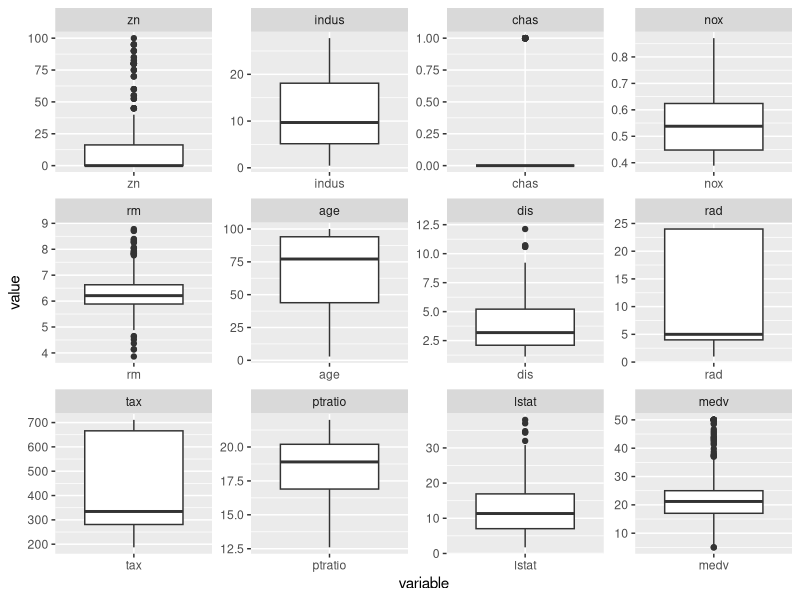
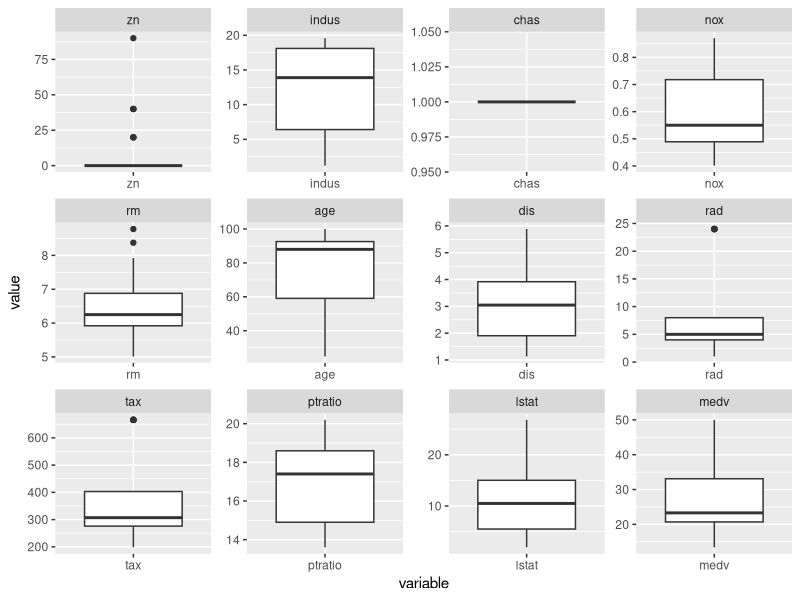
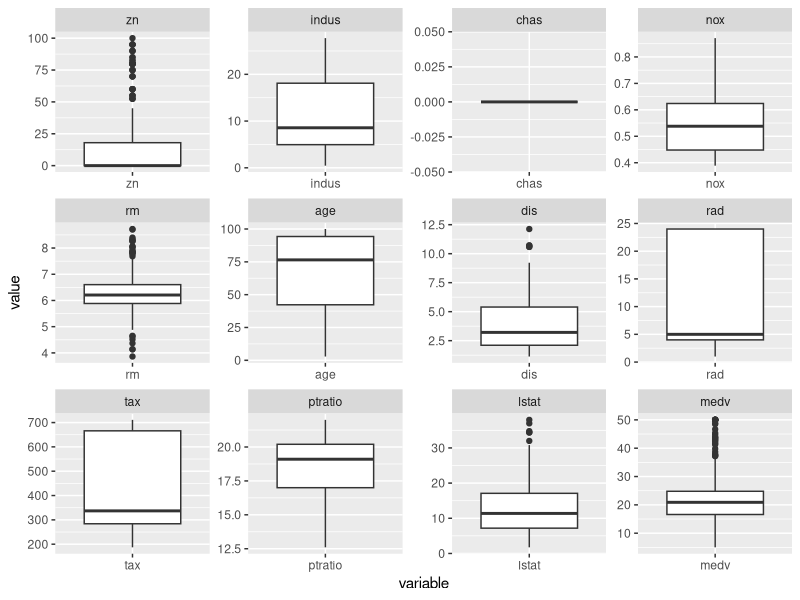
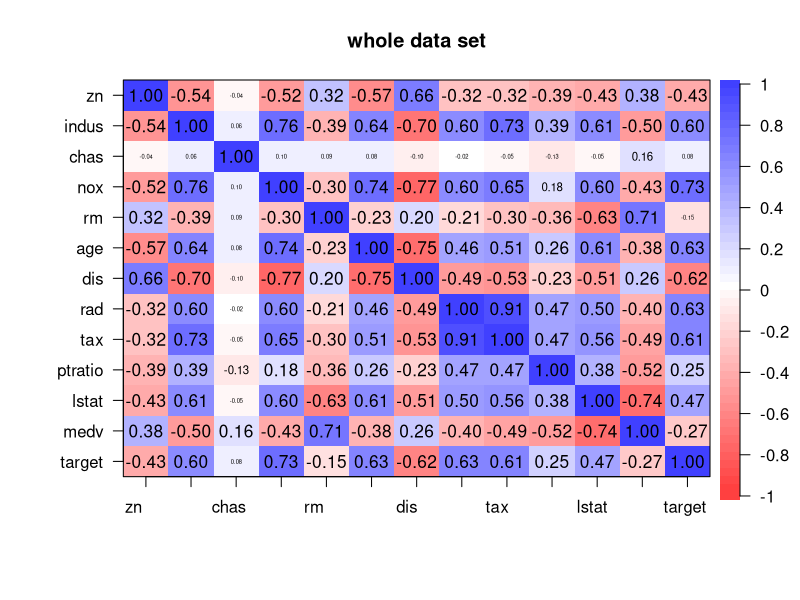
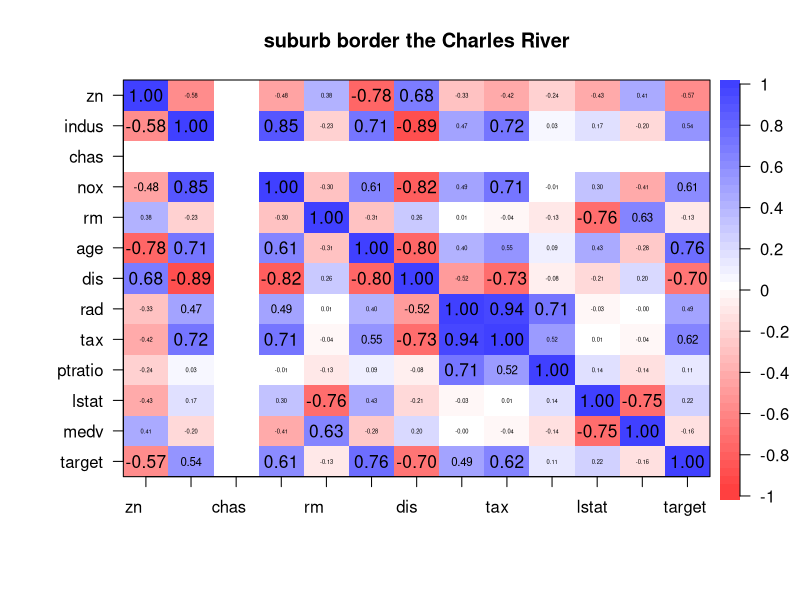
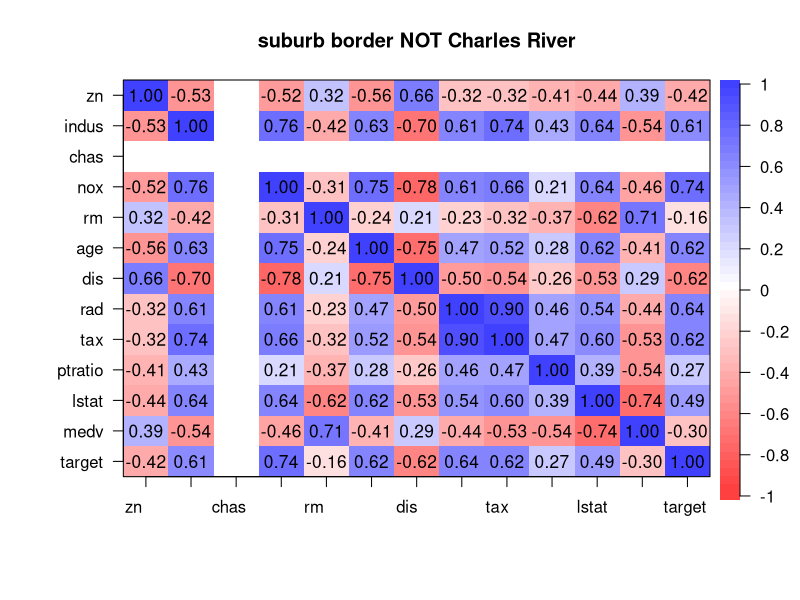
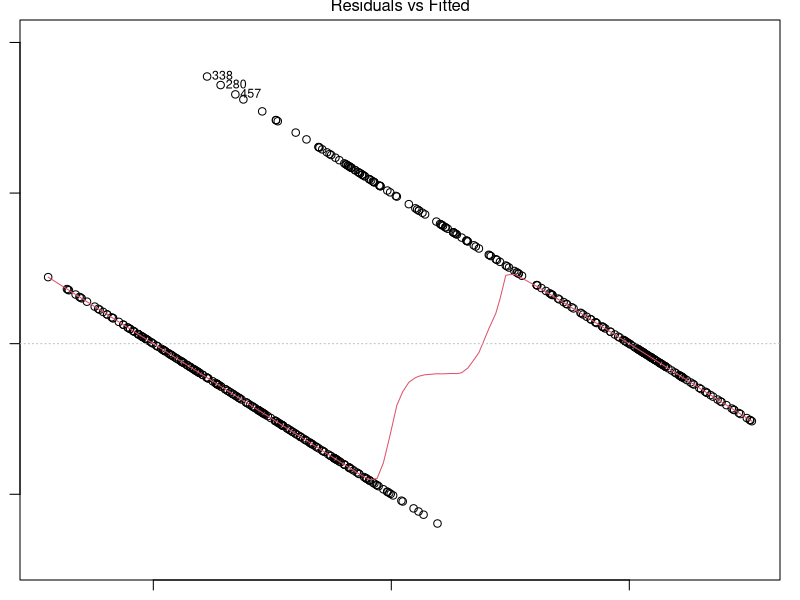
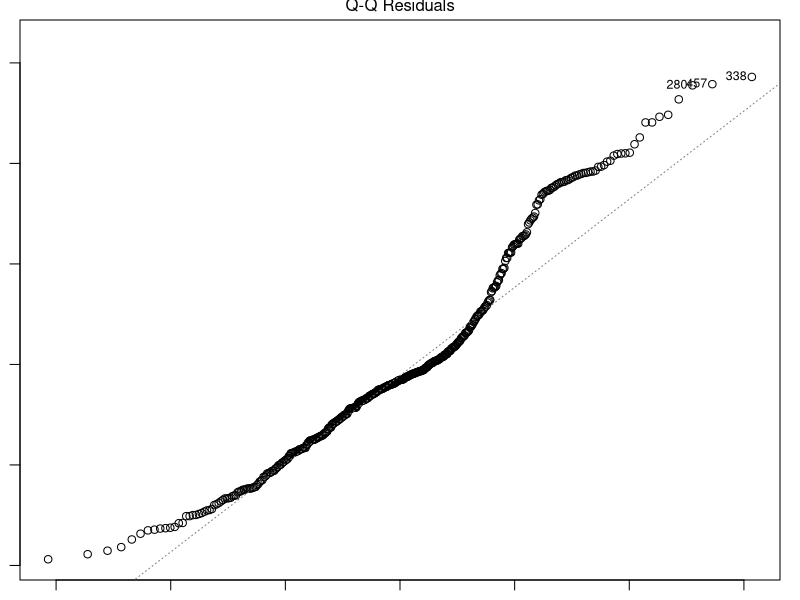

Write R code to recreate these figures, in order.
## ---- chunk 1
library(reshape2)
library(ggplot2)
library(dplyr)
library(psych)
library(MASS)
library(car)
## ---- chunk 2
# load dataset
data <- read.csv('crime-training-data_modified.csv')
head(data)
## ---- chunk 3
# number of variables in total
names(data) %>% length()
## ---- chunk 4
# brief summary
summary(data)
## ---- chunk 5
# make box plot for all variables
data.m <- melt(data, id.vars = 'target')
head(data.m)
ggplot(data.m, aes(x = variable, y = value)) + geom_boxplot() + facet_wrap(~ variable, scales = 'free')
## ---- chunk 6
# data situation where chas == 1 
data.f1 <- data %>% filter(chas == 1)
data.mf0 <- data.f1 %>% melt(id.var = 'target')
ggplot(data.mf0, aes(x = variable, y = value)) + geom_boxplot() + facet_wrap(~ variable, scales = 'free')
## ---- chunk 7
# data situation where chas != 1
data.f0 <- data %>% filter(chas == 0)
data.mf0 <- data.f0 %>% melt(id.var = 'target')
ggplot(data.mf0, aes(x = variable, y = value)) + geom_boxplot() + facet_wrap(~ variable, scales = 'free')
## ---- chunk 8
# correlation with target?
par(mar = c(1,1,1,1))
data %>% corPlot(main = 'whole data set')
data.f1 %>% cor.plot(main = 'suburb border the Charles River')
data.f0 %>% cor.plot(main = 'suburb border NOT Charles River')

## ---- chunk 9
data.lm <- lm(target ~ ., data = data)
summary(data.lm)
plot(data.lm)
## ---- chunk 10
avPlots(data.lm)
